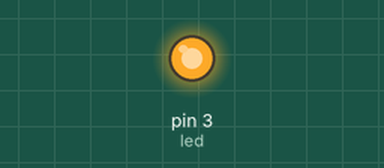
The sketch below on a simulated Arduino Uno, built with avr-gcc and run on an emulated ATmega328P. Shown: output pins drawn as LEDs (lit = HIGH).

Above: at 0.05 s.
At 1.05 s:
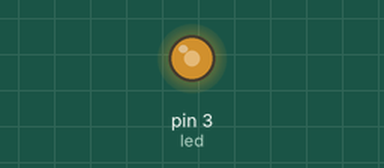
At 2.1 s:
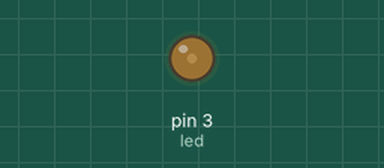
At 4.6 s:
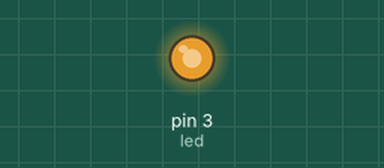
Timing chart, 0 to 6.7 s (numbered marks = the images above):
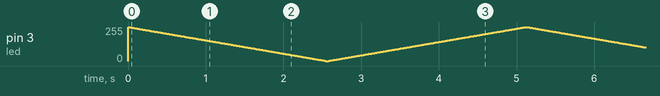

The sketch:

P1.ino
```cpp
#define led 3
int constBrightness = 255;
int brightness = 255;
int fadeAmount = 1;

void setup() {
  pinMode(led,OUTPUT);
}

void loop() {
//  if(brightness>=0 and brightness<=255){
//    analogWrite(led,brightness);
//    delay(1000);
//    brightness=brightness+fadeAmount;
//  }
//  else{
//      brightness=constBrightness;
//      delay(1000);
//  }
  analogWrite(led,brightness);
  delay(10);
  brightness=brightness-fadeAmount;

  if(brightness<0){
      brightness=0;
      fadeAmount=-fadeAmount;
  }
   if(brightness>255){
      brightness=255;
      fadeAmount=-fadeAmount;
  }
}
```
